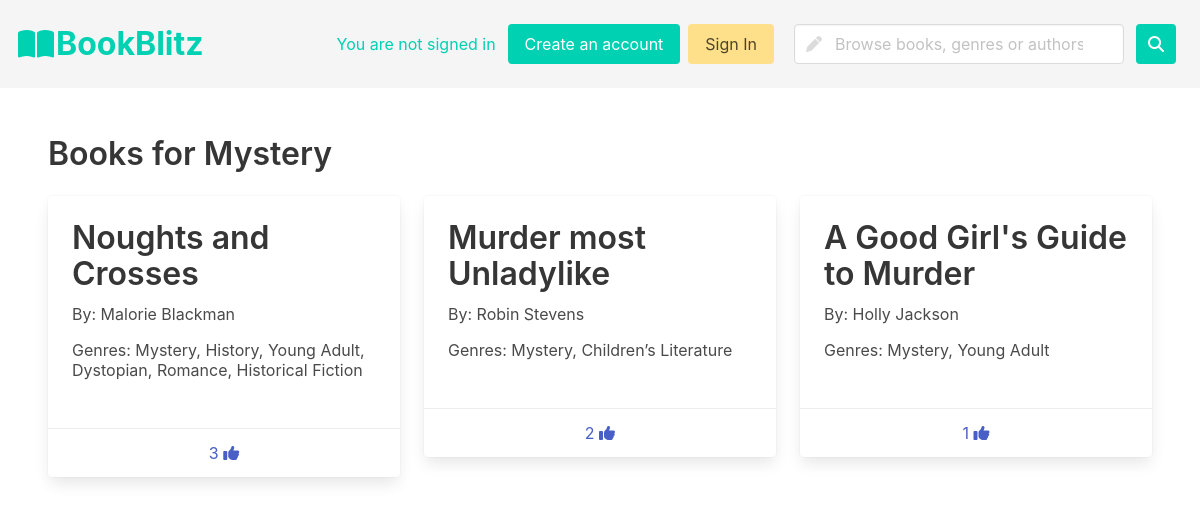
Screenshot of /fluffyBooks/genre?genre=1 with the database file from the repository.
### fluffyBooks/models.py (models this page shows, shortened)
class Genre(models.Model):
    genre_text = models.CharField(max_length=30)
    def __str__(self):
        return f'{self.genre_text}'

class Book(models.Model):
    book_text = models.CharField(max_length=200)
    likes = models.IntegerField(default=0)
    book_genres = models.ManyToManyField(Genre, blank=True)
    userlikes = models.ManyToManyField(User, blank=True)
    book_authors = models.ManyToManyField(Author, blank=True)

class Author(models.Model):
    author_name = models.CharField(max_length=200)

### fluffyBooks/views.py (the view)
# urls.py: path('genre', views.genre_pages, name='genre_page'),
def genre_pages(request):
    genre = request.GET['genre']
    genre_obj = Genre.objects.get(pk=genre)
    books = Book.objects.filter(book_genres=genre)
    context = {'cardbooks' : books, 'subject' : genre_obj}
    return render(request, 'fluffyBooks/book_display.html', context)

### fluffyBooks/templates/fluffyBooks/book_display.html (shortened to what this page needs)
<!DOCTYPE html>
<head>
    {% load static %}
    <link rel="stylesheet" href="https://cdn.jsdelivr.net/npm/bulma@0.9.3/css/bulma.min.css">
</head>
<html>
    <body>
        {% include 'fluffyBooks/navbar.html' %}
        <section class="section">
        <h1 class="title">
            Books for {{subject}}
        </h1>
        {% if cardbooks %}
        {% include 'fluffyBooks/cards.html' %}
        {% endif %}
    </section>
    </body>
</html>

### fluffyBooks/templates/fluffyBooks/cards.html (shortened to what this page needs)
<div class="columns is-multiline">
    {% for book in cardbooks %}
    <div class="column is-4">
        <a href="{% url 'fluffyBooks:book'%}?book={{book.id}}">
        <div class="card h-same has-background-white">
            <div class="card-content">
                <div class="content">
                    <p class="title is-3 is-centered">{{book.book_text}}</p>
                    <p class="subtitle is-6 is-centered">
                        By:
                        {% for author in book.book_authors.all %}
                             {{author.author_name}}
                        {% endfor %}
                    </p>
                    <p class="subtitle is-6 is-centered">
                        {% if book.book_genres.count > 1 %}
                            Genres:
                            {% for genre in book.book_genres.all %}
                                {% if forloop.counter == book.book_genres.all|length %}
                                    {{genre.genre_text}}
                                {% else %}
                                    {{genre.genre_text}},
                                {% endif %}
                            {% endfor %}
                        {% else %}
                            Genre:
                            {% for genre in book.book_genres.all %}
                                {{genre.genre_text}}
                        {% endfor %}
                         {% endif %}
                    </p>
                </div>
            </div>
            <div class="card-footer">
                    <p class="card-footer-item">
                        <span>
                            <a href="{% url 'fluffyBooks:like'%}?book={{book.id}}">{{book.likes}}
                                <span class="icon is-small">
                                    <i class="fa-solid fa-thumbs-up"></i>
                                </span>
                            </a>
                        </span>
                    </p>
            </div>
        </div>
        </a>
    </div>
    {% endfor %}
</div>

### rows the page displays
Genre: genre_text "Mystery"
Book: book_text "Noughts and Crosses", likes "3"
Author: author_name "Malorie Blackman"
Genre: genre_text "History"
Genre: genre_text "Young Adult"
Genre: genre_text "Dystopian"
Genre: genre_text "Romance"
Genre: genre_text "Historical Fiction"
Book: book_text "Murder most Unladylike", likes "2"
Author: author_name "Robin Stevens"
Genre: genre_text "Children’s Literature"
Book: book_text "A Good Girl's Guide to Murder", likes "1"
Author: author_name "Holly Jackson"
